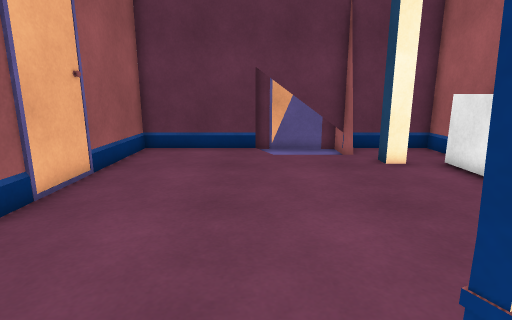
[1] (above)

14 first-person views from a walk through a 3-D level made in the Unity game engine. The camera is 1.2 m above the floor, tilts 12° down and sees 80° across. The floor is counted in squares, 0.5 m on a side. Each view is taken from the middle of a square. On the plan, view 1 faces up. The plan holds only what a view shows up to about 19 squares ahead; the rest is blank. The player character is not drawn.

[2]
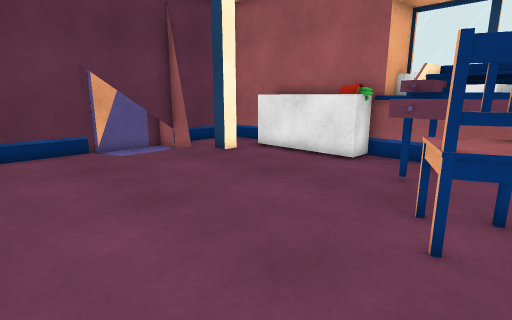

[3]
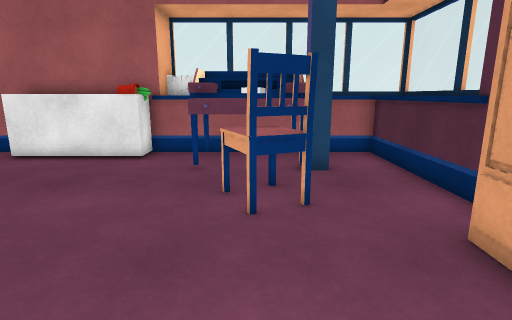

[4]
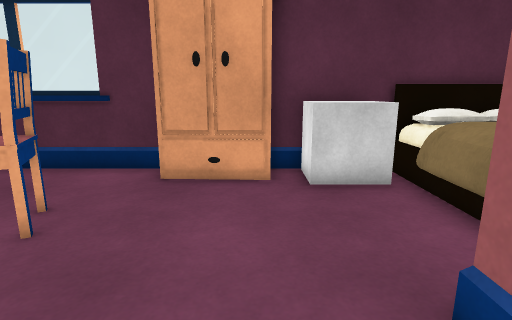

[5]
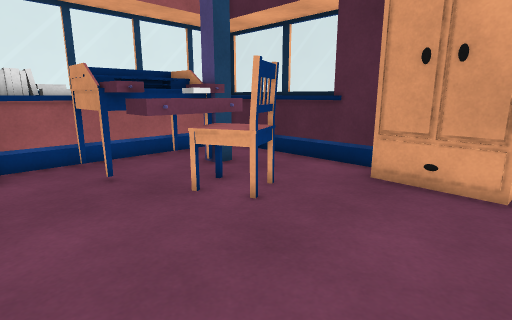

[6]
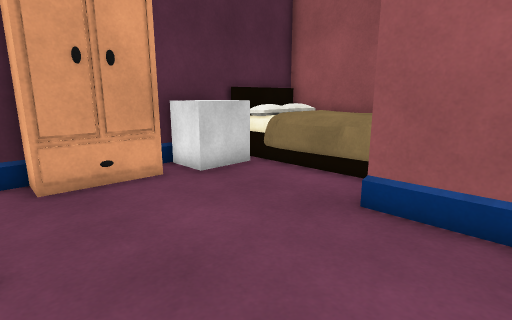

[7]
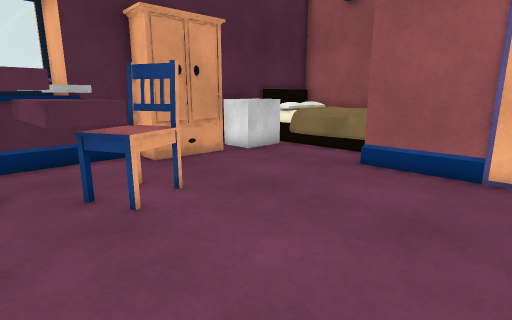

[8]
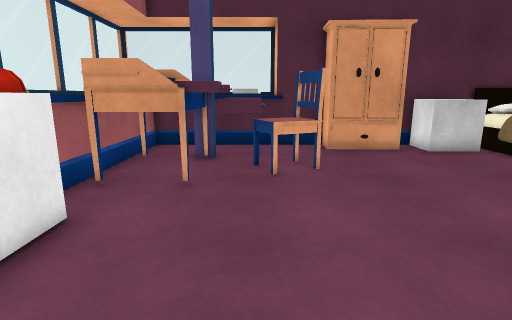

[9]
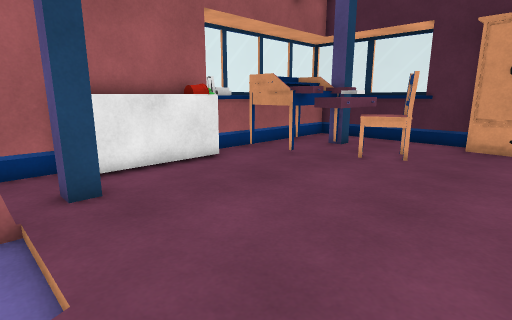

[10]
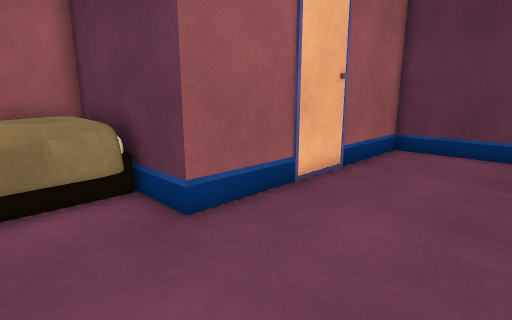

[11]
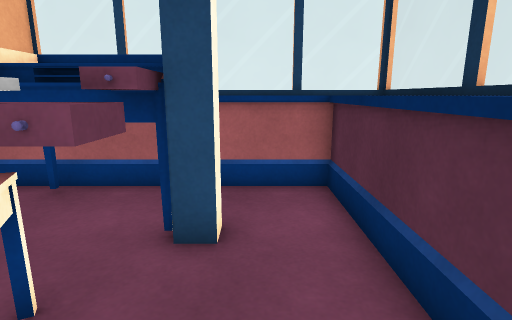

[12]
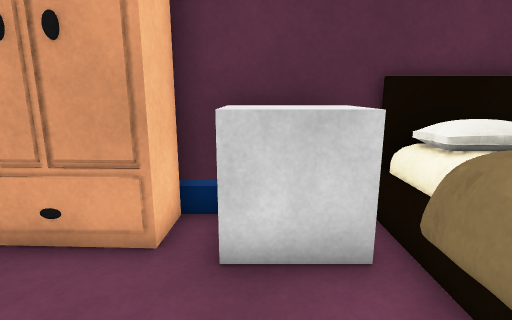

[13]
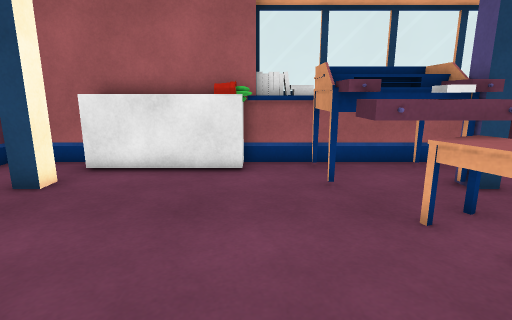

[14]
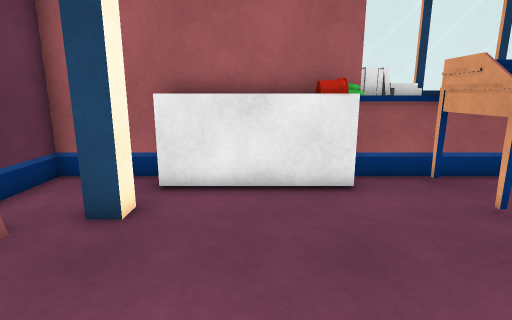

### Floor plan
Key: @ floor where view 1 was taken; # wall or solid block; x gap in a wall; . main floor; - floor 0.25 m lower than the main floor; ^ raised ledge; C chair; B books; E desk; W wardrobe; A bed; O other object.
Columns run from 9 left of view 1 to 10 right of it. Each row starts with its distance up from view 1.
 14     ##############
 13     #.....---x...#
 12     #............#
 11     #.........#..#
 10     #...........^^
  9     #...........^^
  8     #...........^^
  7     #...........^^
  6     #...........O#
  5     #...........O^^#
  4     #............^B#
  3 A####.......E#EEE^B#
  2 AAA........C#EEEE^ ^
  1 AAA.......CCBBEEE^ ^
  0 AAA......@CCEEEEE^ ^
 -1 AAA.......... EEE^ ^
 -2 AAA^^.WWW........^ ^
 -3 AA.^^.WWWW.......^ ^
 -4 #######  ##^^^^^^^ ^
 -5            ^^^^    ^
 -6            ^^^^^^^^^

Positions as (right, up) in squares from view 1, and headings:
1: (0, 0), facing up
2: (-4, 0), facing up-right
3: (-5, 1), facing right
4: (-3, 6), facing down
5: (-4, 6), facing down-right
6: (1, 6), facing down-left
7: (5, 8), facing down-left
8: (3, 11), facing down
9: (-3, 13), facing down-right
10: (0, 0), facing up-left
11: (0, -2), facing right
12: (-5, 2), facing down
13: (-3, 5), facing right
14: (-1, 8), facing right
